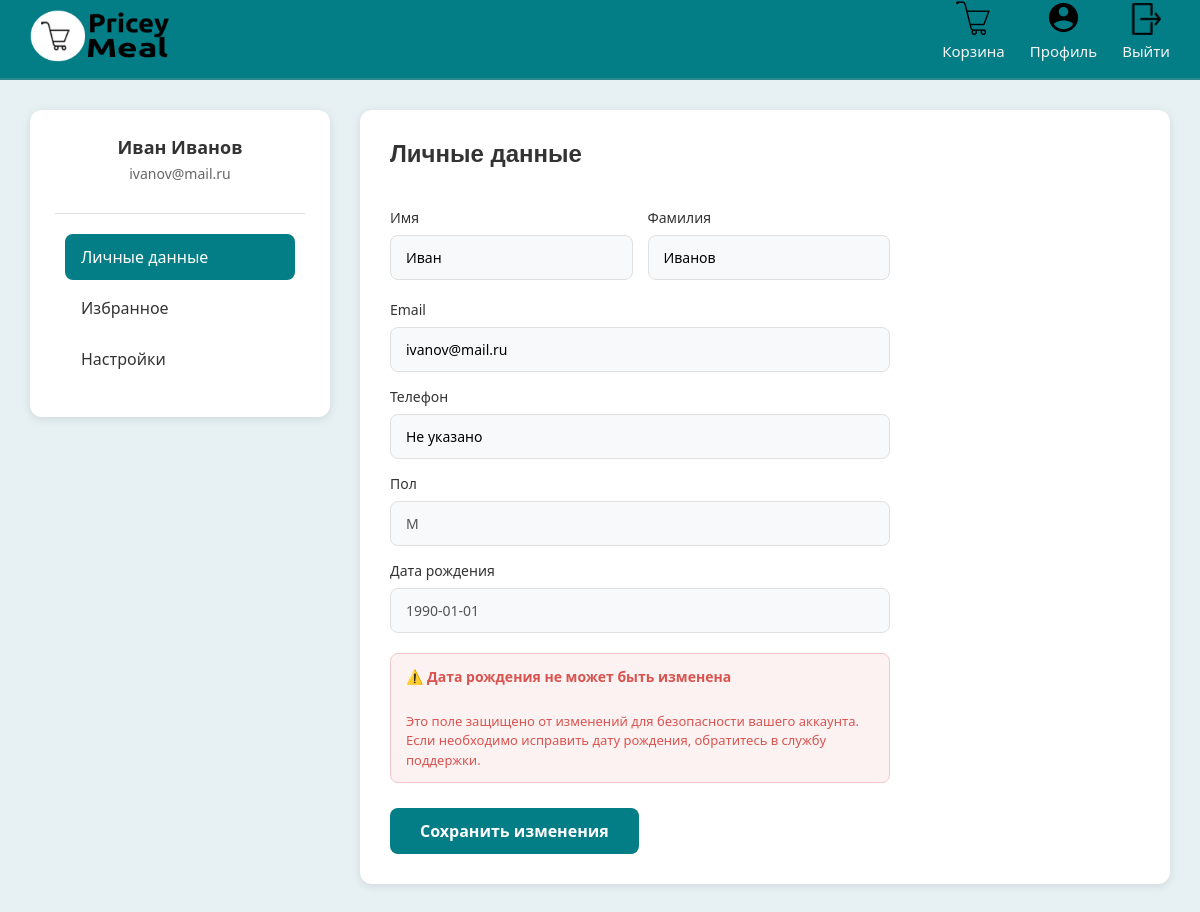
Screenshot of /profile.php (signed in) with the database file from the repository.
### tables this page shows
CREATE TABLE `users` (
  `id_user` int(11) NOT NULL,
  `FirstName` varchar(45) NOT NULL,
  `SecondName` varchar(45) NOT NULL,
  `Email` varchar(45) NOT NULL,
  `Password` varchar(45) NOT NULL,
  `PhoneNumber` varchar(45) NOT NULL,
  `Gender` varchar(2) NOT NULL,
  `DateBirth` date NOT NULL
);

### profile.php (the view, shortened to what this page needs)
<!DOCTYPE html>
<html lang="ru">
<?
require 'includes/db_connection.php';
$version = '1.0.' . time();
$user_id = $_SESSION['user_id'];
$query_user = "SELECT * FROM users WHERE id_user = $user_id";
$result_user = mysqli_query($connection, $query_user);
$user = mysqli_fetch_assoc($result_user);
function safe_echo($data) {
    if ($data === null || $data === '') {
        return 'Не указано';
    }
    return htmlspecialchars($data);
}
?>
<head>
    <link rel="stylesheet" href="/profile.css?v=<?php echo $version; ?>">
</head>
<body>
    <header class="header">
        <div class="logo-container">
            <a href="index.php"><img src="img/logo_logo копия.png" alt="logo"></a>
        </div>
        <div class="header-actions">
            <div class="action-item">
                <a href="cart_page.php" class="action-icon"><img src="icons/icons8-cart-35.png" alt="cart"></a>
                <a href="cart_page.php" class="action-label">Корзина</a>
            </div>
            <div class="action-item">
                <a href="profile.php" class="action-icon"><img src="icons/icons8-user-icon-35.png" alt="profile"></a>
                <a href="profile.php" class="action-label">Профиль</a>
            </div>
            <div class="action-item">
                <a href="logout.php" class="action-icon"><img src="icons/exit.png" alt="profile"></a>
                <a href="logout.php" class="action-label">Выйти</a>
            </div>
        </div>
    </header>
    <div class="main-container">
        <div class="profile-page">
            <aside class="profile-sidebar">
                <div class="user-card">
                    <h2 class="user-name"><?php echo safe_echo($user['FirstName']) . ' ' . safe_echo($user['SecondName']); ?></h2>
                    <p class="user-email"><?php echo safe_echo($user['Email']); ?></p>
                </div>
                <nav class="profile-nav">
                    <a href="#personal" class="nav-item active">Личные данные</a>
                    <a href="#favorites" class="nav-item">Избранное</a>
                    <a href="#settings" class="nav-item">Настройки</a>
                </nav>
            </aside>
            <main class="profile-content">
                <section id="personal" class="content-section active">
                    <h2>Личные данные</h2>
                    <form class="profile-form" method="POST">
                        <div class="form-row">
                            <div class="form-group">
                                <label>Имя</label>
                                <input type="text" name="first_name"
                                       value="<?php echo safe_echo($user['FirstName']); ?>" required>
                            </div>
                            <div class="form-group">
                                <label>Фамилия</label>
                                <input type="text" name="second_name"
                                       value="<?php echo safe_echo($user['SecondName']); ?>" required>
                            </div>
                        </div>
                        <div class="form-group">
                            <label>Email</label>
                            <input type="email" name="email" placeholder="Почта"
                                   value="<?php echo safe_echo($user['Email']); ?>" required>
                        </div>
                        <div class="form-group">
                            <label>Телефон</label>
                            <input type="tel" name="phone" placeholder="Номер телефона"
                                   value="<?php echo safe_echo($user['PhoneNumber']); ?>" required>
                        </div>
                        <div class="form-group">
                            <label>Пол</label>
                            <input type="text" value="<?php echo safe_echo($user['Gender']); ?>" disabled>
                        </div>
                        <div class="form-group disabled-field">
                            <label>Дата рождения</label>
                            <input type="text" value="<?php echo safe_echo($user['DateBirth']); ?>" disabled>
                        <small class="date-birth-note">
                            <strong>⚠️ Дата рождения не может быть изменена</strong><br>
                             Это поле защищено от изменений для безопасности вашего аккаунта.
                            Если необходимо исправить дату рождения, обратитесь в службу поддержки.
                        </small>
                        </div>
                        <button type="submit" name="update_profile" class="save-btn">Сохранить изменения</button>
                    </form>
                </section>
            </main>
        </div>
    </div>
</body>
</html>

### profile.css (style rules this page uses)
* { margin: 0; padding: 0; box-sizing: border-box; font-family: system-ui, -apple-system, BlinkMacSystemFont, 'Segoe UI', Roboto, Oxygen, Ubuntu, Cantarell, 'Open Sans', 'Helvetica Neue', sans-serif; }
body { background-color: #E7F1F4; padding-top: 80px; }
.header { display: flex; align-items: center; justify-content: space-between; padding: 15px 30px; border-bottom: 1px solid #a3a3a300; background-color: #037D86; border-bottom: 2px solid #a3a3a346; position: fixed; top: 0; left: 0; right: 0; z-index: 1000; height: 80px; }
.header-actions { display: flex; gap: 25px; align-items: flex-end; height: 50px; }
.action-item { display: flex; flex-direction: column; align-items: center; cursor: pointer; transition: all 0.2s; padding: 0; }
.action-icon { font-size: 20px; order: 1; }
.action-label { font-size: 15px; color: whitesmoke; order: 2; margin-bottom: 3px; text-decoration: none; }
.main-container { display: flex; min-height: calc(100vh - 60px); padding: 30px; }
.profile-page { display: grid; grid-template-columns: 300px 1fr; gap: 30px; max-width: 1200px; margin: 0 auto; width: 100%; }
.profile-sidebar { background: white; border-radius: 12px; padding: 25px; box-shadow: 0 2px 10px rgba(0, 0, 0, 0.1); height: fit-content; position: sticky; top: 30px; }
.user-card { text-align: center; padding-bottom: 20px; border-bottom: 1px solid #e0e0e0; margin-bottom: 20px; }
.user-name { font-size: 18px; font-weight: 600; color: #333; margin-bottom: 5px; }
.user-email { font-size: 14px; color: #666; margin-bottom: 10px; }
.profile-nav { display: flex; flex-direction: column; gap: 5px; margin: 10px; }
.nav-item { padding: 12px 16px; text-decoration: none; color: #333; border-radius: 8px; transition: all 0.3s; font-weight: 500; display: flex; align-items: center; }
.nav-item.active { background: #037D86; color: white; }
.profile-content { background: white; border-radius: 12px; padding: 30px; box-shadow: 0 2px 10px rgba(0, 0, 0, 0.1); }
.content-section { display: none; }
.content-section.active { display: block; }
.content-section h2 { font-size: 24px; font-weight: 700; color: #333; margin-bottom: 25px; font-family: 'Ubuntu', sans-serif; }
.profile-form { max-width: 500px; }
.form-row { display: grid; grid-template-columns: 1fr 1fr; gap: 15px; margin-bottom: 20px; }
.form-group { display: flex; flex-direction: column; gap: 8px; margin-top: 15px; }
.form-group label { font-size: 14px; font-weight: 500; color: #333; }
.form-group input { padding: 12px 15px; border: 1px solid #e0e0e0; border-radius: 8px; font-size: 14px; transition: all 0.3s; background: #f8f9fa; }
.save-btn { padding: 12px 30px; background: #037D86; color: white; border: none; border-radius: 8px; font-size: 16px; font-weight: 600; cursor: pointer; transition: all 0.3s; margin-top: 25px; }
.content-section.active { animation: fadeIn 0.3s ease-out; }
.logo-container img { height: 60px; width: auto; }
.date-birth-note { color: #d9534f; background-color: #fdf2f2; padding: 12px 15px; border-radius: 8px; border: 1px solid #f5c6cb; font-weight: 500; margin-top: 12px; line-height: 1.5; font-size: 13px; display: block; }
.date-birth-note strong { display: block; margin-bottom: 5px; font-size: 14px; }

### rows the page displays
users: FirstName "Иван", SecondName "Иванов", Email "ivanov@mail.ru", first_name "Иван", second_name "Иванов", email "ivanov@mail.ru", phone "Не указано", Gender "М", DateBirth "1990-01-01"
